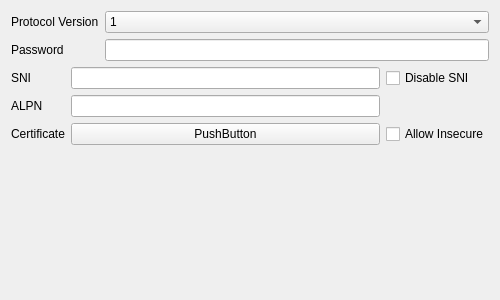
<?xml version="1.0" encoding="UTF-8"?>
<ui version="4.0">
 <class>EditShadowTLS</class>
 <widget class="QWidget" name="EditShadowTLS">
  <property name="geometry">
   <rect>
    <x>0</x>
    <y>0</y>
    <width>500</width>
    <height>300</height>
   </rect>
  </property>
  <property name="windowTitle">
   <string notr="true">EditShadowTLS</string>
  </property>
  <layout class="QVBoxLayout" name="verticalLayout">
   <item>
    <layout class="QGridLayout" name="authentication">
     <item row="0" column="0">
      <widget class="QLabel" name="version_l">
       <property name="text">
        <string>Protocol Version</string>
       </property>
      </widget>
     </item>
     <item row="0" column="1">
      <widget class="QComboBox" name="version">
       <item>
        <property name="text">
         <string notr="true">1</string>
        </property>
       </item>
       <item>
        <property name="text">
         <string notr="true">2</string>
        </property>
       </item>
       <item>
        <property name="text">
         <string notr="true">3</string>
        </property>
       </item>
      </widget>
     </item>
     <item row="1" column="0">
      <widget class="QLabel" name="password_l">
       <property name="text">
        <string>Password</string>
       </property>
      </widget>
     </item>
     <item row="1" column="1">
      <widget class="MyLineEdit" name="password"/>
     </item>
    </layout>
   </item>
   <item>
    <layout class="QGridLayout" name="TLS" rowstretch="0,0,0">
     <item row="0" column="0">
      <widget class="QLabel" name="sni_l">
       <property name="text">
        <string>SNI</string>
       </property>
      </widget>
     </item>
     <item row="0" column="1">
      <widget class="MyLineEdit" name="sni"/>
     </item>
     <item row="0" column="2">
      <widget class="QCheckBox" name="disableSni">
       <property name="text">
        <string>Disable SNI</string>
       </property>
      </widget>
     </item>
     <item row="1" column="0">
      <widget class="QLabel" name="alpn_l">
       <property name="text">
        <string notr="true">ALPN</string>
       </property>
      </widget>
     </item>
     <item row="1" column="1">
      <widget class="MyLineEdit" name="alpn"/>
     </item>
     <item row="2" column="0">
      <widget class="QLabel" name="certificate_l">
       <property name="text">
        <string>Certificate</string>
       </property>
      </widget>
     </item>
     <item row="2" column="1">
      <widget class="QPushButton" name="certificate">
       <property name="text">
        <string notr="true">PushButton</string>
       </property>
      </widget>
     </item>
     <item row="2" column="2">
      <widget class="QCheckBox" name="allowInsecure">
       <property name="text">
        <string>Allow Insecure</string>
       </property>
      </widget>
     </item>
    </layout>
   </item>
   <item>
    <spacer name="verticalSpacer">
     <property name="orientation">
      <enum>Qt::Vertical</enum>
     </property>
     <property name="sizeHint" stdset="0">
      <size>
       <width>20</width>
       <height>40</height>
      </size>
     </property>
    </spacer>
   </item>
  </layout>
 </widget>
 <customwidgets>
  <customwidget>
   <class>MyLineEdit</class>
   <extends>QLineEdit</extends>
   <header>ui/widget/MyLineEdit.h</header>
  </customwidget>
 </customwidgets>
 <tabstops>
  <tabstop>version</tabstop>
  <tabstop>password</tabstop>
  <tabstop>sni</tabstop>
  <tabstop>disableSni</tabstop>
  <tabstop>alpn</tabstop>
  <tabstop>certificate</tabstop>
  <tabstop>allowInsecure</tabstop>
 </tabstops>
 <resources/>
 <connections/>
</ui>
